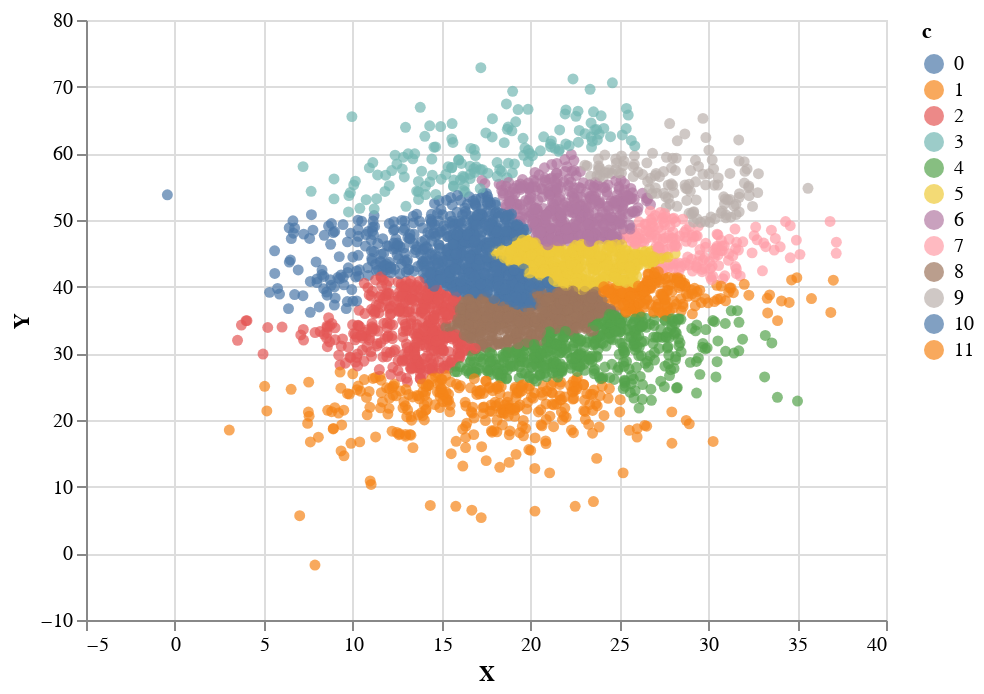

Notebook cell for this chart:
### Code cell
display_with_class(pdf)

### Figure 1 — Vega-Lite specification as saved in the notebook (floating-point values rounded to 4 significant figures; data arrays with more than 128 entries replaced by an {"elided": "..."} marker saying what was removed)
{"config": {"view": {"continuousWidth": 400, "continuousHeight": 300}}, "data": {"name": "data-57bae8f54c05ac916c3420fe77334982"}, "mark": "circle", "encoding": {"color": {"type": "nominal", "field": "c"}, "x": {"type": "quantitative", "field": "X"}, "y": {"type": "quantitative", "field": "Y"}}, "$schema": "https://vega.github.io/schema/vega-lite/v4.8.1.json", "datasets": {"data-57bae8f54c05ac916c3420fe77334982": {"elided": "4004 records"}}}
